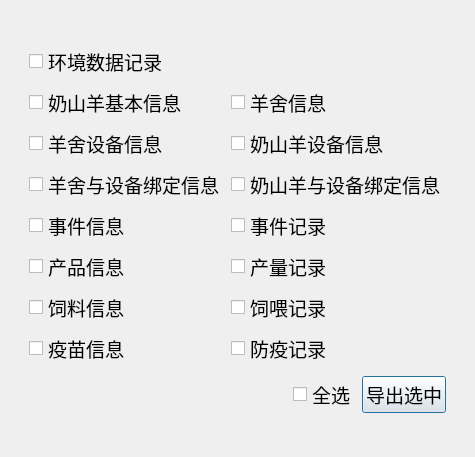
<?xml version="1.0" encoding="UTF-8"?>
<ui version="4.0">
 <class>ExportDialog</class>
 <widget class="QDialog" name="ExportDialog">
  <property name="geometry">
   <rect>
    <x>0</x>
    <y>0</y>
    <width>475</width>
    <height>457</height>
   </rect>
  </property>
  <property name="font">
   <font>
    <pointsize>14</pointsize>
   </font>
  </property>
  <property name="windowTitle">
   <string>信息导出</string>
  </property>
  <layout class="QVBoxLayout" name="verticalLayout_2">
   <item>
    <layout class="QHBoxLayout" name="horizontalLayout_2">
     <item>
      <spacer name="horizontalSpacer_2">
       <property name="orientation">
        <enum>Qt::Horizontal</enum>
       </property>
       <property name="sizeType">
        <enum>QSizePolicy::Maximum</enum>
       </property>
       <property name="sizeHint" stdset="0">
        <size>
         <width>40</width>
         <height>20</height>
        </size>
       </property>
      </spacer>
     </item>
     <item>
      <layout class="QVBoxLayout" name="verticalLayout">
       <item>
        <spacer name="verticalSpacer">
         <property name="orientation">
          <enum>Qt::Vertical</enum>
         </property>
         <property name="sizeType">
          <enum>QSizePolicy::Maximum</enum>
         </property>
         <property name="sizeHint" stdset="0">
          <size>
           <width>20</width>
           <height>40</height>
          </size>
         </property>
        </spacer>
       </item>
       <item>
        <layout class="QGridLayout" name="gridLayout">
         <item row="2" column="0">
          <widget class="QCheckBox" name="checkBox_houseDeviceInfo">
           <property name="font">
            <font>
             <family>微软雅黑</family>
             <pointsize>14</pointsize>
            </font>
           </property>
           <property name="text">
            <string>羊舍设备信息</string>
           </property>
           <attribute name="buttonGroup">
            <string notr="true">buttonGroup</string>
           </attribute>
          </widget>
         </item>
         <item row="5" column="1">
          <widget class="QCheckBox" name="checkBox_yieldData">
           <property name="font">
            <font>
             <family>微软雅黑</family>
             <pointsize>14</pointsize>
            </font>
           </property>
           <property name="text">
            <string>产量记录</string>
           </property>
           <attribute name="buttonGroup">
            <string notr="true">buttonGroup</string>
           </attribute>
          </widget>
         </item>
         <item row="6" column="0">
          <widget class="QCheckBox" name="checkBox_feedInfo">
           <property name="font">
            <font>
             <family>微软雅黑</family>
             <pointsize>14</pointsize>
            </font>
           </property>
           <property name="text">
            <string>饲料信息</string>
           </property>
           <attribute name="buttonGroup">
            <string notr="true">buttonGroup</string>
           </attribute>
          </widget>
         </item>
         <item row="7" column="1">
          <widget class="QCheckBox" name="checkBox_antiepidemicData">
           <property name="font">
            <font>
             <family>微软雅黑</family>
             <pointsize>14</pointsize>
            </font>
           </property>
           <property name="text">
            <string>防疫记录</string>
           </property>
           <attribute name="buttonGroup">
            <string notr="true">buttonGroup</string>
           </attribute>
          </widget>
         </item>
         <item row="3" column="0">
          <widget class="QCheckBox" name="checkBox_houseBdindingInfo">
           <property name="font">
            <font>
             <family>微软雅黑</family>
             <pointsize>14</pointsize>
            </font>
           </property>
           <property name="text">
            <string>羊舍与设备绑定信息</string>
           </property>
           <attribute name="buttonGroup">
            <string notr="true">buttonGroup</string>
           </attribute>
          </widget>
         </item>
         <item row="0" column="0">
          <widget class="QCheckBox" name="checkBox_houseData">
           <property name="font">
            <font>
             <family>微软雅黑</family>
             <pointsize>14</pointsize>
            </font>
           </property>
           <property name="text">
            <string>环境数据记录</string>
           </property>
           <attribute name="buttonGroup">
            <string notr="true">buttonGroup</string>
           </attribute>
          </widget>
         </item>
         <item row="4" column="1">
          <widget class="QCheckBox" name="checkBox_eventData">
           <property name="font">
            <font>
             <family>微软雅黑</family>
             <pointsize>14</pointsize>
            </font>
           </property>
           <property name="text">
            <string>事件记录</string>
           </property>
           <attribute name="buttonGroup">
            <string notr="true">buttonGroup</string>
           </attribute>
          </widget>
         </item>
         <item row="4" column="0">
          <widget class="QCheckBox" name="checkBox_eventInfo">
           <property name="font">
            <font>
             <family>微软雅黑</family>
             <pointsize>14</pointsize>
            </font>
           </property>
           <property name="text">
            <string>事件信息</string>
           </property>
           <attribute name="buttonGroup">
            <string notr="true">buttonGroup</string>
           </attribute>
          </widget>
         </item>
         <item row="1" column="1">
          <widget class="QCheckBox" name="checkBox_houseInfo">
           <property name="font">
            <font>
             <family>微软雅黑</family>
             <pointsize>14</pointsize>
            </font>
           </property>
           <property name="text">
            <string>羊舍信息</string>
           </property>
           <attribute name="buttonGroup">
            <string notr="true">buttonGroup</string>
           </attribute>
          </widget>
         </item>
         <item row="7" column="0">
          <widget class="QCheckBox" name="checkBox_vacineInfo">
           <property name="font">
            <font>
             <family>微软雅黑</family>
             <pointsize>14</pointsize>
            </font>
           </property>
           <property name="text">
            <string>疫苗信息</string>
           </property>
           <attribute name="buttonGroup">
            <string notr="true">buttonGroup</string>
           </attribute>
          </widget>
         </item>
         <item row="2" column="1">
          <widget class="QCheckBox" name="checkBox_deviceInfo">
           <property name="font">
            <font>
             <family>微软雅黑</family>
             <pointsize>14</pointsize>
            </font>
           </property>
           <property name="text">
            <string>奶山羊设备信息</string>
           </property>
           <attribute name="buttonGroup">
            <string notr="true">buttonGroup</string>
           </attribute>
          </widget>
         </item>
         <item row="3" column="1">
          <widget class="QCheckBox" name="checkBox_bingdingInfo">
           <property name="font">
            <font>
             <family>微软雅黑</family>
             <pointsize>14</pointsize>
            </font>
           </property>
           <property name="text">
            <string>奶山羊与设备绑定信息</string>
           </property>
           <attribute name="buttonGroup">
            <string notr="true">buttonGroup</string>
           </attribute>
          </widget>
         </item>
         <item row="1" column="0">
          <widget class="QCheckBox" name="checkBox_goatInfo">
           <property name="font">
            <font>
             <family>微软雅黑</family>
             <pointsize>14</pointsize>
            </font>
           </property>
           <property name="text">
            <string>奶山羊基本信息</string>
           </property>
           <attribute name="buttonGroup">
            <string notr="true">buttonGroup</string>
           </attribute>
          </widget>
         </item>
         <item row="5" column="0">
          <widget class="QCheckBox" name="checkBox_productInfo">
           <property name="font">
            <font>
             <family>微软雅黑</family>
             <pointsize>14</pointsize>
            </font>
           </property>
           <property name="text">
            <string>产品信息</string>
           </property>
           <attribute name="buttonGroup">
            <string notr="true">buttonGroup</string>
           </attribute>
          </widget>
         </item>
         <item row="6" column="1">
          <widget class="QCheckBox" name="checkBox_feedingData">
           <property name="font">
            <font>
             <family>微软雅黑</family>
             <pointsize>14</pointsize>
            </font>
           </property>
           <property name="text">
            <string>饲喂记录</string>
           </property>
           <attribute name="buttonGroup">
            <string notr="true">buttonGroup</string>
           </attribute>
          </widget>
         </item>
        </layout>
       </item>
       <item>
        <spacer name="verticalSpacer_2">
         <property name="orientation">
          <enum>Qt::Vertical</enum>
         </property>
         <property name="sizeType">
          <enum>QSizePolicy::Maximum</enum>
         </property>
         <property name="sizeHint" stdset="0">
          <size>
           <width>20</width>
           <height>10</height>
          </size>
         </property>
        </spacer>
       </item>
       <item>
        <layout class="QHBoxLayout" name="horizontalLayout">
         <item>
          <spacer name="horizontalSpacer">
           <property name="orientation">
            <enum>Qt::Horizontal</enum>
           </property>
           <property name="sizeHint" stdset="0">
            <size>
             <width>40</width>
             <height>20</height>
            </size>
           </property>
          </spacer>
         </item>
         <item>
          <widget class="QCheckBox" name="checkBox_chooseAll">
           <property name="font">
            <font>
             <family>微软雅黑</family>
             <pointsize>14</pointsize>
            </font>
           </property>
           <property name="text">
            <string>全选</string>
           </property>
          </widget>
         </item>
         <item>
          <widget class="QPushButton" name="pushButton_export">
           <property name="font">
            <font>
             <family>微软雅黑</family>
             <pointsize>14</pointsize>
            </font>
           </property>
           <property name="text">
            <string>导出选中</string>
           </property>
          </widget>
         </item>
        </layout>
       </item>
       <item>
        <spacer name="verticalSpacer_3">
         <property name="orientation">
          <enum>Qt::Vertical</enum>
         </property>
         <property name="sizeType">
          <enum>QSizePolicy::Expanding</enum>
         </property>
         <property name="sizeHint" stdset="0">
          <size>
           <width>20</width>
           <height>40</height>
          </size>
         </property>
        </spacer>
       </item>
      </layout>
     </item>
     <item>
      <spacer name="horizontalSpacer_3">
       <property name="orientation">
        <enum>Qt::Horizontal</enum>
       </property>
       <property name="sizeType">
        <enum>QSizePolicy::Maximum</enum>
       </property>
       <property name="sizeHint" stdset="0">
        <size>
         <width>40</width>
         <height>20</height>
        </size>
       </property>
      </spacer>
     </item>
    </layout>
   </item>
  </layout>
 </widget>
 <resources/>
 <connections/>
 <buttongroups>
  <buttongroup name="buttonGroup">
   <property name="exclusive">
    <bool>false</bool>
   </property>
  </buttongroup>
 </buttongroups>
</ui>
